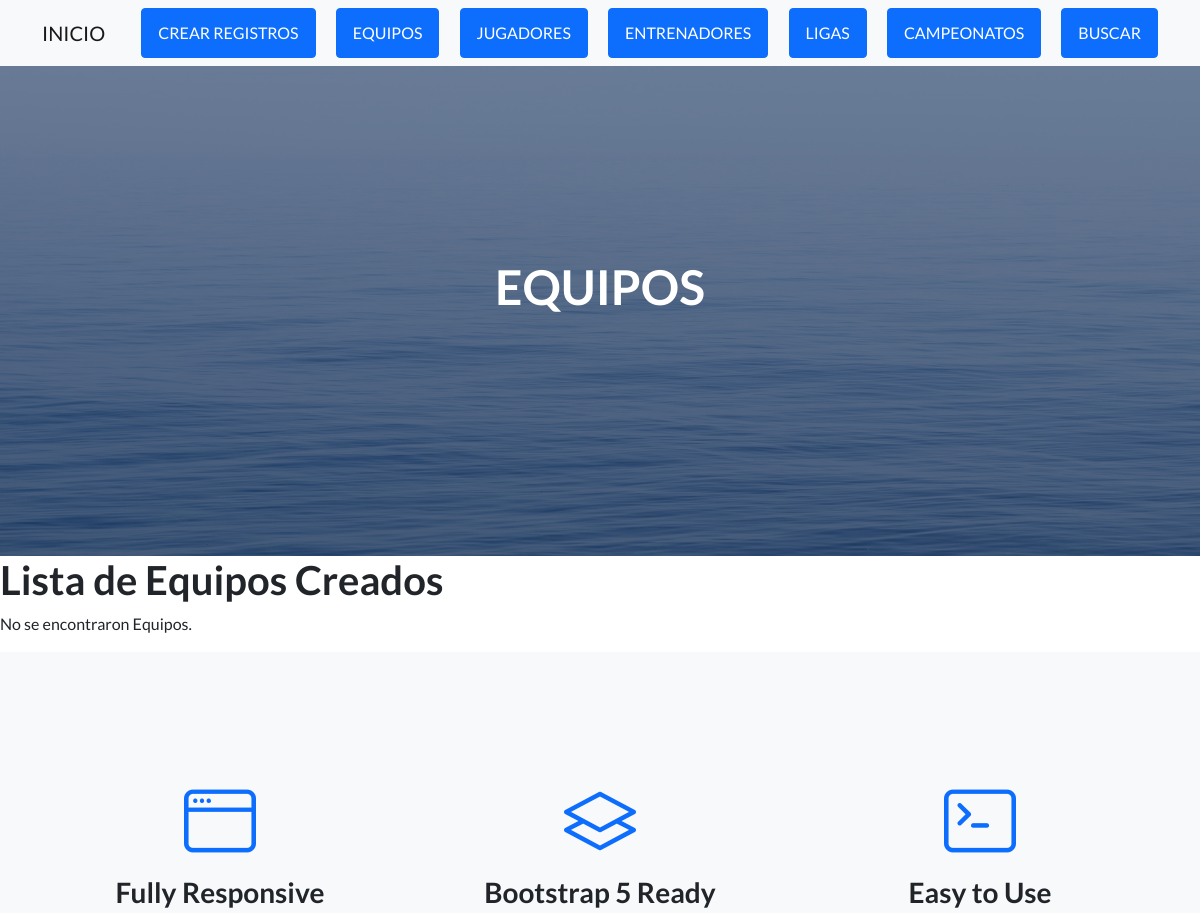
The page /AppFulvito/equipos/ (upper part) on the database as committed earlier.
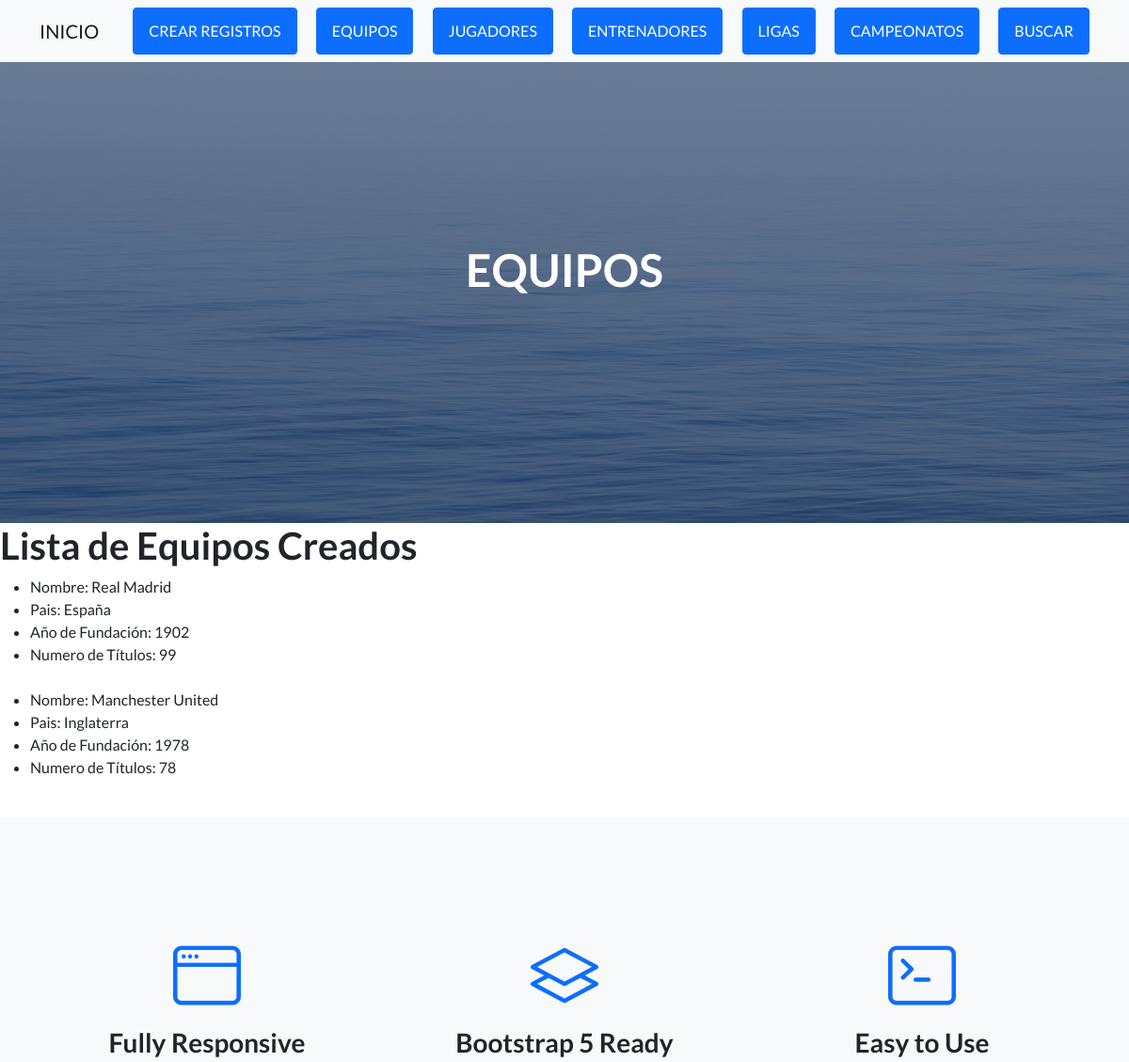
The same page on the database as committed later.
### AppFulvito/models.py (models this page shows, shortened)
class Equipo(models.Model):
    nombre=models.CharField(max_length=40)
    año_fundacion=models.IntegerField()
    nro_titulos=models.IntegerField()
    pais=models.CharField(max_length=20)

### AppFulvito/views.py (the view)
# urls.py: path("equipos/", equipos, name="equipos"),
def equipos(request):
    equipos=Equipo.objects.all()
    return render(request, "AppFulvito/equipos.html", {'equipos':equipos})

### AppFulvito/Templates/AppFulvito/equipos.html
{% extends "AppFulvito/padre.html" %}
{% load static %}
{% block Titulo %} EQUIPOS {% endblock %}
{% block contenidoQueCambia %}
<h1> Lista de Equipos Creados </h1>
{% if equipos %}
<ul>
    {% for equipo in equipos %}
        <li>Nombre: {{equipo.nombre}}</li>
        <li>Pais: {{equipo.pais}}</li>
        <li>Año de Fundación: {{equipo.año_fundacion}}</li>
        <li>Numero de Títulos: {{equipo.nro_titulos}}</li>
        <br>
    {% endfor %}
</ul>
{% else %}
<p>No se encontraron Equipos.</p>
{% endif %}
{% endblock %}

Rows that differ between the two databases and show on the page:
added Equipo: nombre "Real Madrid", pais "España", año_fundacion "1902", nro_titulos "99"
added Equipo: nombre "Manchester United", pais "Inglaterra", año_fundacion "1978", nro_titulos "78"
Other text that changed with them:
text no longer shown: "No se encontraron Equipos."
